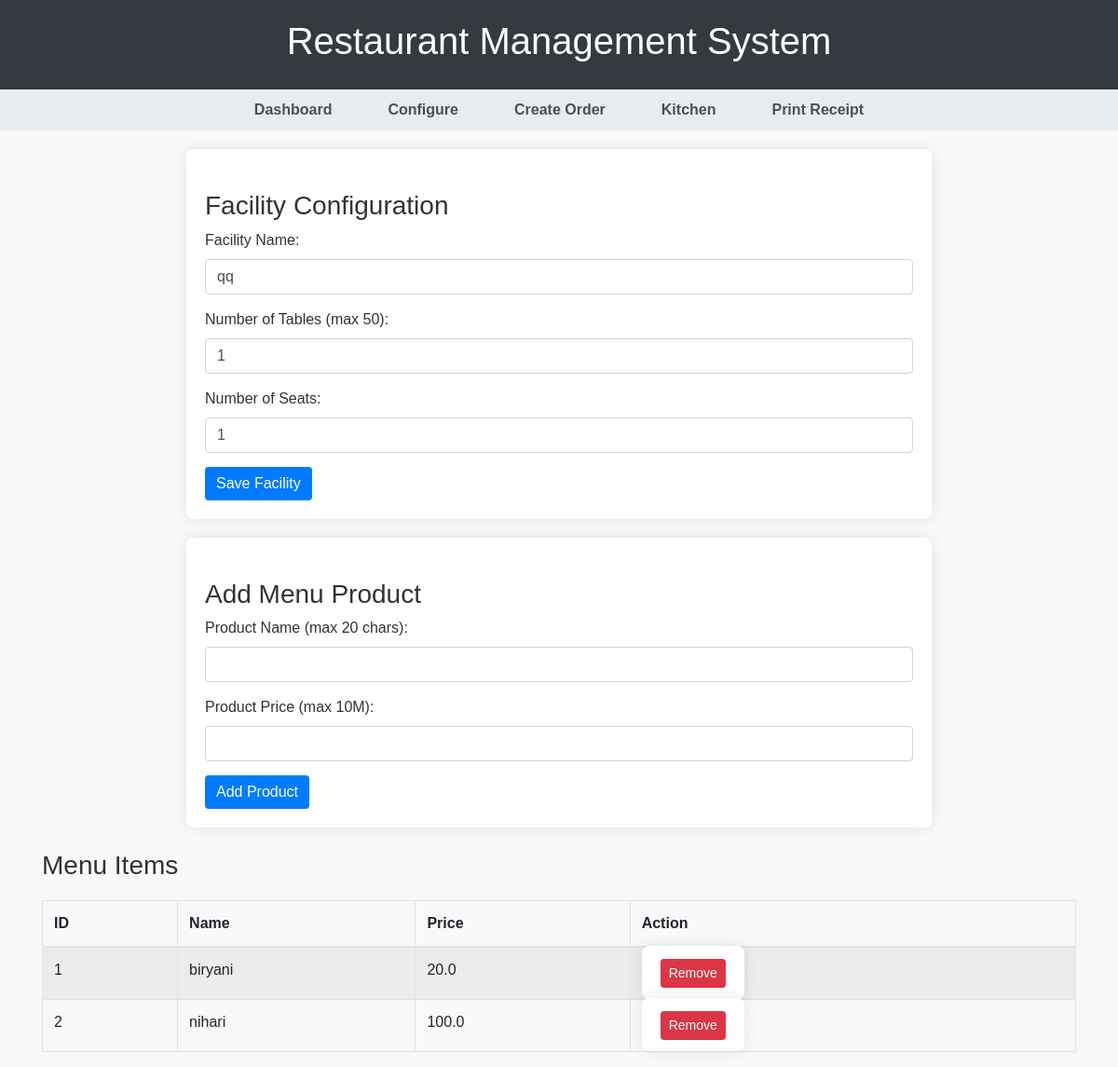
/config, run on an earlier commit of the app's database.
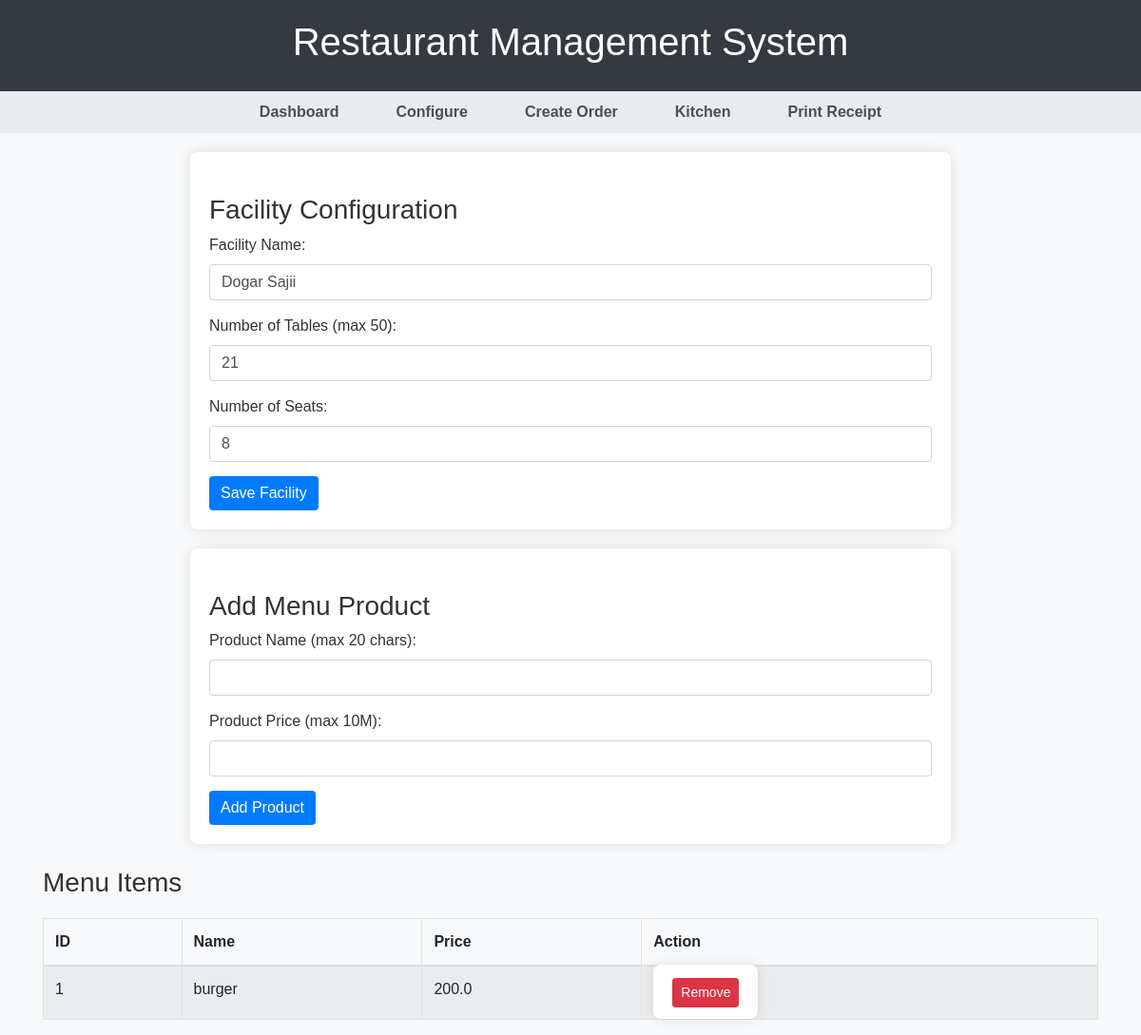
And on a later commit of the database.
### tables this page shows
CREATE TABLE fac_config(
        id integer PRIMARY KEY, -- Unique identifier for the configuration
        fac_name text NOT NULL, -- Restaurant name
        table_num integer NOT NULL, -- Number of tables in the restaurant
        seat_num integer NOT NULL -- Total number of seats
    );

CREATE TABLE menu_config(
        id integer PRIMARY KEY, -- Unique identifier for each menu item
        product_name text NOT NULL, -- Name of the menu item
        product_price real NOT NULL -- Price of the menu item
    );

### app.py (the view, shortened to what this page needs)
@app.route('/config', methods=['GET', 'POST'])
def config():
    fac_config = db.read_val("SELECT * FROM fac_config LIMIT 1")
    menu_items = db.read_val("SELECT * FROM menu_config")
    return render_template(
        'config.html',
        fac_config=fac_config[0] if fac_config else None,
        menu_items=menu_items
    )

### database.py (called while the page is built)
    def get_connection(self):
        return sqlite3.connect(self.db)

    def read_val(self, read_query, params=()):
        try:
            conn = self.get_connection()
            cursor = conn.cursor()
            cursor.execute(read_query, params)
            rows = cursor.fetchall()
            conn.close()
            return rows
        except Error as e:
            print("❌ Read error:", e)
            return []

### templates/config.html (shortened to what this page needs)
{% extends 'base.html' %}
{% block content %}
    <form method="POST">
        <h3 class="mt-4">Facility Configuration</h3>
        <div class="form-group">
            <label>Facility Name:</label>
            <input type="text" name="fac_name" class="form-control" value="{{ fac_config[1] if fac_config else '' }}">
        </div>
        <div class="form-group">
            <label>Number of Tables (max 50):</label>
            <input type="number" name="table_num" class="form-control" value="{{ fac_config[2] if fac_config else '' }}" max="50">
        </div>
        <div class="form-group">
            <label>Number of Seats:</label>
            <input type="number" name="seat_num" class="form-control" value="{{ fac_config[3] if fac_config else '' }}">
        </div>
        <button type="submit" class="btn btn-primary">Save Facility</button>
    </form>
    <form method="POST">
        <h3 class="mt-4">Add Menu Product</h3>
        <div class="form-group">
            <label>Product Name (max 20 chars):</label>
            <input type="text" name="product_name" class="form-control">
        </div>
        <div class="form-group">
            <label>Product Price (max 10M):</label>
            <input type="number" name="product_price" class="form-control" step="0.01">
        </div>
        <button type="submit" class="btn btn-primary">Add Product</button>
    </form>
    <h3 class="mt-4">Menu Items</h3>
    <table class="table table-striped table-bordered">
        <thead>
            <tr><th>ID</th><th>Name</th><th>Price</th><th>Action</th></tr>
        </thead>
        <tbody>
            {% for item in menu_items %}
                <tr>
                    <td>{{ item[0] }}</td>
                    <td>{{ item[1] }}</td>
                    <td>{{ item[2] | float | round(2) }}</td>
                    <td>
                        <form method="POST" style="display:inline;">
                            <button type="submit" class="btn btn-danger btn-sm">Remove</button>
                        </form>
                    </td>
                </tr>
            {% endfor %}
        </tbody>
    </table>
{% endblock %}

### templates/base.html (shortened to what this page needs)
<!DOCTYPE html>
<html lang="en">
<head>
    <link rel="stylesheet" href="https://stackpath.bootstrapcdn.com/bootstrap/4.5.2/css/bootstrap.min.css">
    <link rel="stylesheet" href="https://cdnjs.cloudflare.com/ajax/libs/font-awesome/5.15.3/css/all.min.css">
    <link rel="stylesheet" href="{{ url_for('static', filename='css/styles.css') }}">
</head>
<body>
    <header>
        <h1>Restaurant Management System</h1>
    </header>
    <nav>
        <ul>
            <li><a href="{{ url_for('index') }}">Dashboard</a></li>
            <li><a href="{{ url_for('config') }}">Configure</a></li>
            <li><a href="{{ url_for('create_order') }}">Create Order</a></li>
            <li><a href="{{ url_for('kitchen') }}">Kitchen</a></li>
            <li><a href="{{ url_for('print_receipt') }}">Print Receipt</a></li>
        </ul>
    </nav>
    <div class="container">
        {% block content %}{% endblock %}
    </div>
</body>
</html>

### static/css/styles.css (style rules this page uses)
body { font-family: 'Helvetica', sans-serif; margin: 0; padding: 0; background-color: #f8f9fa; color: #333; }
header { background-color: #343a40; color: white; padding: 20px; text-align: center; box-shadow: 0 2px 4px rgba(0,0,0,0.1); }
nav ul { list-style: none; padding: 0; display: flex; justify-content: center; background-color: #e9ecef; margin: 0; }
nav ul li { margin: 10px; }
nav ul li a { text-decoration: none; color: #495057; font-weight: bold; padding: 10px 20px; border-radius: 5px; transition: background-color 0.3s; }
form { max-width: 800px; margin: 20px auto; padding: 20px; background: white; border-radius: 8px; box-shadow: 0 0 15px rgba(0,0,0,0.1); }
.form-group { margin-bottom: 15px; }
.btn-primary { background-color: #007bff; border: none; }
.table { margin-top: 20px; }

What changed in the data, as far as the page shows it:
removed menu_config: id "2", product_name "nihari", product_price "100.0"
changed fac_config: fac_name "qq" → "Dogar Sajii"; table_num "1" → "21"; seat_num "1" → "8"
changed menu_config id 1: product_name "biryani" → "burger"; product_price "20.0" → "200.0"
